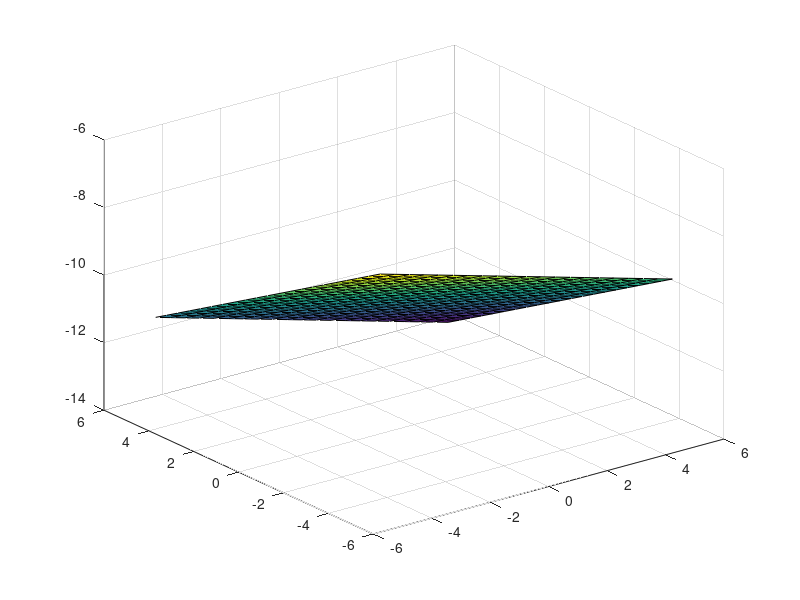

MATLAB code to generate this figure:
% Define the plane equation
plane = [0.498064693929453,0.867139873757954,2,20.515076131967696];

% Create a grid of points
[x,y] = meshgrid(-5:0.5:5, -5:0.5:5);

% Evaluate the plane equation at each point on the grid
z = (-plane(1)*x - plane(2)*y - plane(4)) / plane(3);

% Plot the plane
surf(x,y,z)